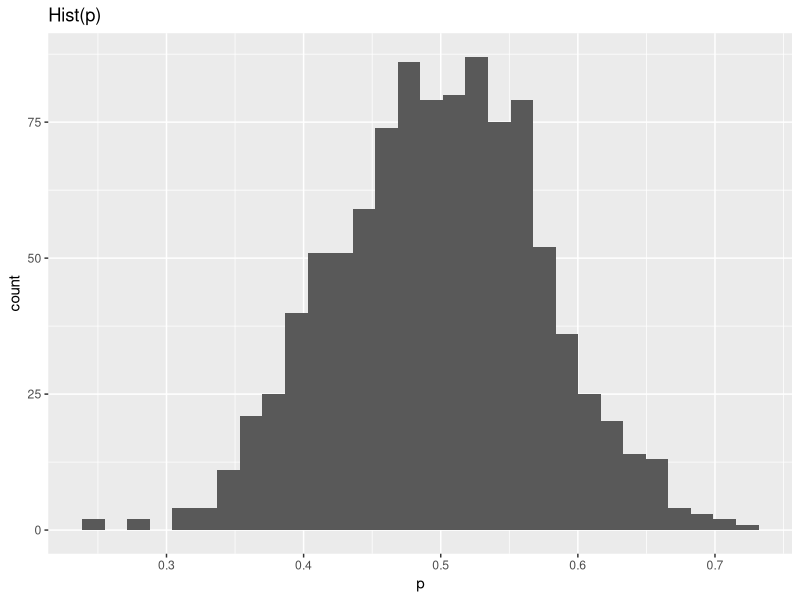
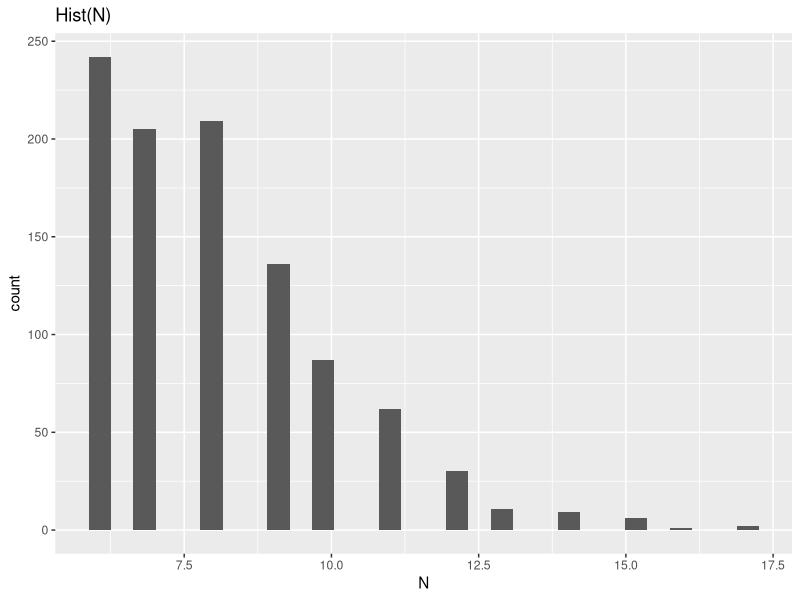
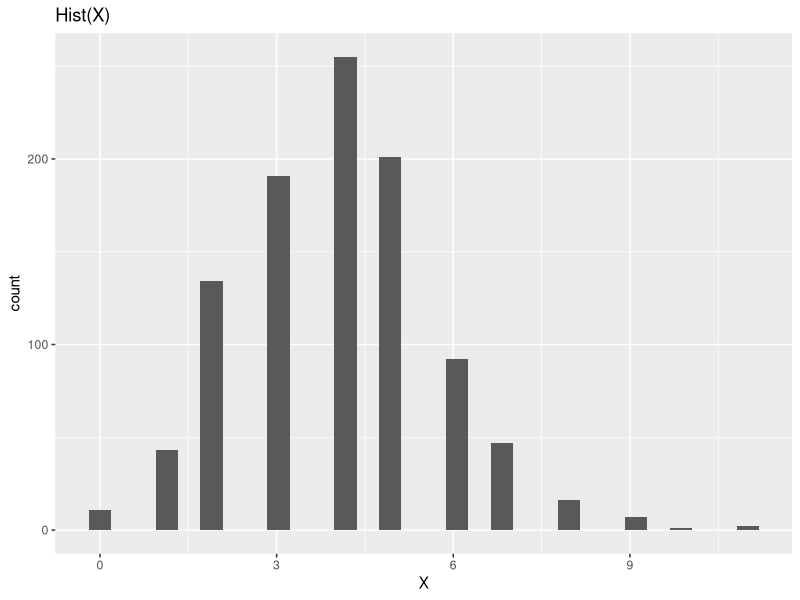

The R script that drew these images, in order:
## ---- chunk 1
# Load dependencies
library(tidyverse)
library(gridExtra)
## ---- chunk 2
# Set Seed
set.seed(12345, sample.kind = "Rounding")

# Set Number of Iterations
B <- 10^3

# Initialize the model
a0 <- b0 <- 20
lambda <- 12
p <- 1/6
N <- rpois(1,lambda)
X <- 1

# Parameter Storage
p.storage <- X.storage <- N.storage <- numeric(B)

# Start Iterating
for(i in 1:B){
  # Given N, p, X sample a new p
  p <- rbeta(1, a0 + X, b0 + N - X)
  
  # Sample N
  vals <- 6:25
  prob.N <- (12*(1-p))^(vals) / factorial(vals-1)
  N <- sample(6:25, 1, T, prob.N)
  
  # Given the new values of N and P, sample X
  X <- sum(rbinom(N, 1, p))
  
  # Update the monitors
  p.storage[i] <- p
  X.storage[i] <- mean(X)
  N.storage[i] <- N
}
## ---- chunk 3
# data frame for monitors

df <- data.frame(iter = 1:B,
                 p = p.storage,
                 N = N.storage, 
                 X = X.storage)

# Visualize the distribution of p, n, and X

p.hist <- df %>% ggplot(aes(p)) + geom_histogram() + ggtitle("Hist(p)")
N.hist <- df %>% ggplot(aes(N)) + geom_histogram() + ggtitle("Hist(N)")
X.hist <- df %>% ggplot(aes(X)) + geom_histogram() + ggtitle("Hist(X)")

p.hist; N.hist; X.hist


## ---- chunk 4
summary(df)

## ---- chunk 5

# Q1
mean.N <- mean(N.storage);

# Q2
mean.N.8 <- mean(N.storage == 8);

# Q3
a1 <- a0+1
b1 <- a0+8-1
post.mean.p <- a1/(a1+b1)
post.mean.p;

# Q4
post.mean.p.bb <- (20+1)/(20+1 + 20+6-1)

mean.N;mean.N.8;
post.mean.p;post.mean.p.bb


